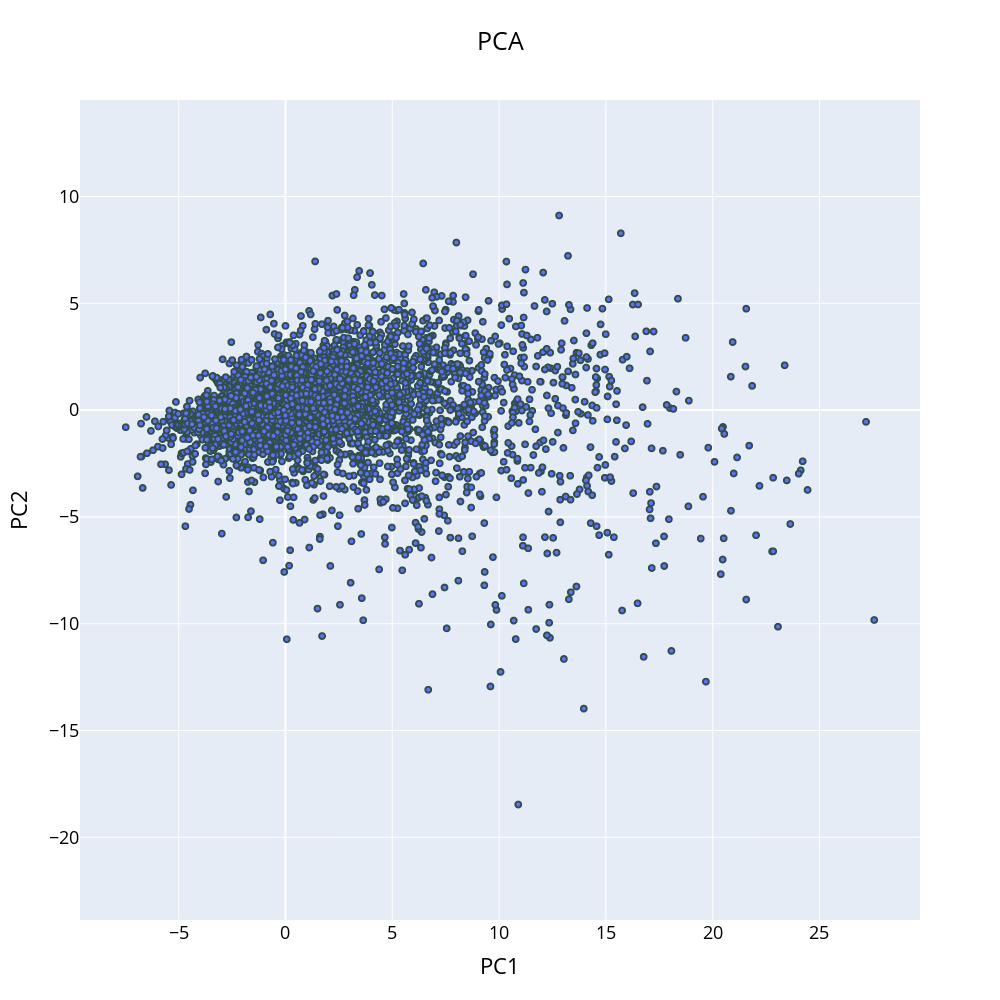

The notebook cell saved with this chart:
### Markdown cell above
You have already studied PCA, it is a useful technique for dimensionality reduction, but also simply for visualization. Don't forget to scale your embeddings first. To access the embeddings values of your keras model, have a look at the *get_weights()* function.

Compute a PCA on all your movies embeddings, get the 2 first principal components, and do a scatter plot of all the movies on a 2D plane, where each movie is a point defined by the two values of the two first principal components of the PCA from its embedding. Add the titles of the movies to each point of the plot (use plotly to do so it will be clearer), and try to see if you can interpret the axes of the PCA through to different movie genres, like in Figure 3 from the article *Matrix Factorization Techniques for Recommender Systems*.

### Code cell
from sklearn.preprocessing import StandardScaler
from sklearn.decomposition import PCA
import plotly.express as px
sc = StandardScaler()
movieEmbedding = best_model.get_layer("q_i__movie_embedding").get_weights()[0]
movieEmbedding = sc.fit_transform(movieEmbedding)
pca = PCA(n_components=2)
pca_results = pca.fit_transform(movieEmbedding)
pcaDf = pd.DataFrame({'PC1':pca_results[:,0],'PC2':pca_results[:,1]})
pcaDf = pcaDf.merge(movies[["movieId", "title"]], left_on=pcaDf.index, right_on="movieId")
fig = px.scatter(pcaDf, x='PC1', y='PC2', title="PCA",hover_data='title',height=1000,width=1000)
fig.update_layout(
    yaxis=dict(
        scaleanchor="x",  # links the y-axis scale to the x-axis scale
        scaleratio=1     # sets the ratio 1:1 for scale
    )
)

fig.update_traces(mode="markers",marker=dict(size=6,
            line=dict(width=2, color='DarkSlateGrey')))
fig.update_layout(title_x=0.5,font=dict( size=18,         # the desired font size for most text
        color="black"    # font color
            ))
# fig.show()

### Figure 1 — Plotly figure (JSON) as saved in the notebook; plotly's stock layout.template omitted (floating-point values rounded to 4 significant figures; data arrays with more than 128 entries replaced by an {"elided": "..."} marker saying what was removed)
{"data": [{"customdata": {"elided": "9724x1 str values"}, "hovertemplate": "PC1=%{x}<br>PC2=%{y}<br>title=%{customdata[0]}<extra></extra>", "legendgroup": "", "marker": {"color": "#636efa", "line": {"color": "DarkSlateGrey", "width": 2}, "size": 6, "symbol": "circle"}, "mode": "markers", "name": "", "showlegend": false, "type": "scattergl", "x": {"elided": "9724 float values"}, "xaxis": "x", "y": {"elided": "9724 float values"}, "yaxis": "y"}], "layout": {"font": {"color": "black", "size": 18}, "height": 1000, "legend": {"tracegroupgap": 0}, "title": {"text": "PCA", "x": 0.5}, "width": 1000, "xaxis": {"anchor": "y", "domain": [0, 1], "title": {"text": "PC1"}}, "yaxis": {"anchor": "x", "domain": [0, 1], "scaleanchor": "x", "scaleratio": 1, "title": {"text": "PC2"}}}}
